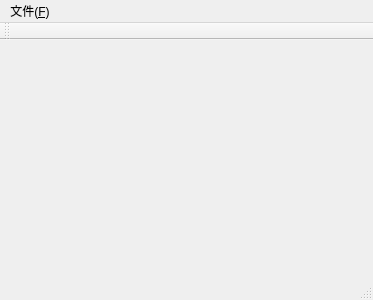
<?xml version="1.0" encoding="UTF-8"?>
<ui version="4.0">
 <class>MainWindow</class>
 <widget class="QMainWindow" name="MainWindow">
  <property name="geometry">
   <rect>
    <x>0</x>
    <y>0</y>
    <width>373</width>
    <height>300</height>
   </rect>
  </property>
  <property name="windowTitle">
   <string>MainWindow</string>
  </property>
  <widget class="QWidget" name="centralWidget"/>
  <widget class="QMenuBar" name="menuBar">
   <property name="geometry">
    <rect>
     <x>0</x>
     <y>0</y>
     <width>373</width>
     <height>23</height>
    </rect>
   </property>
   <widget class="QMenu" name="menuAsd">
    <property name="title">
     <string>文件(&amp;F)</string>
    </property>
    <addaction name="action_N"/>
   </widget>
   <addaction name="menuAsd"/>
  </widget>
  <widget class="QToolBar" name="mainToolBar">
   <attribute name="toolBarArea">
    <enum>TopToolBarArea</enum>
   </attribute>
   <attribute name="toolBarBreak">
    <bool>false</bool>
   </attribute>
  </widget>
  <widget class="QStatusBar" name="statusBar"/>
  <action name="action_N">
   <property name="icon">
    <iconset resource="myicon.qrc">
     <normaloff>:/images/images/Create_24px_1061409_easyicon.net.ico</normaloff>:/images/images/Create_24px_1061409_easyicon.net.ico</iconset>
   </property>
   <property name="text">
    <string>新建(&amp;N)</string>
   </property>
   <property name="shortcut">
    <string>Ctrl+N</string>
   </property>
  </action>
 </widget>
 <layoutdefault spacing="6" margin="11"/>
 <resources>
  <include location="myicon.qrc"/>
 </resources>
 <connections/>
</ui>
